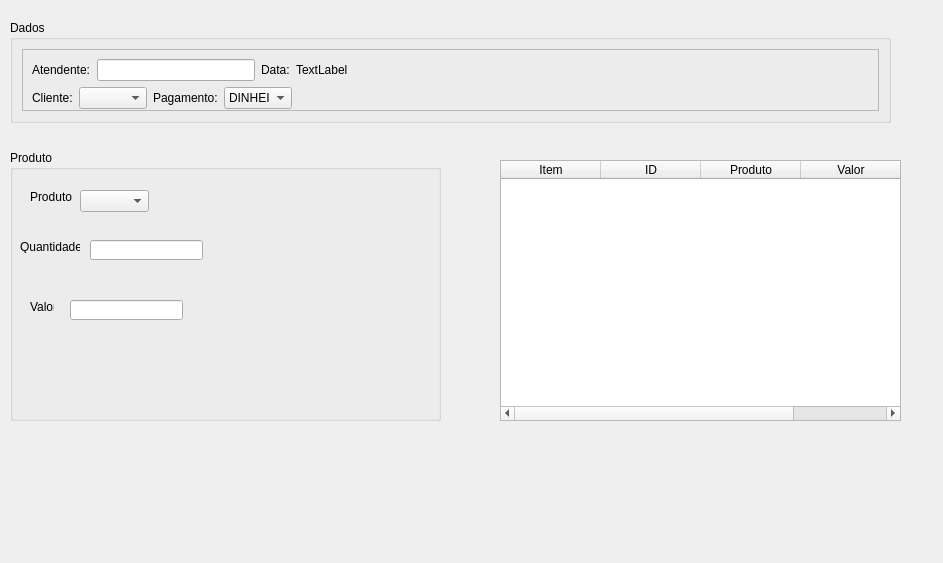
<?xml version="1.0" encoding="UTF-8"?>
<ui version="4.0">
 <class>Form</class>
 <widget class="QWidget" name="Form">
  <property name="geometry">
   <rect>
    <x>0</x>
    <y>0</y>
    <width>943</width>
    <height>563</height>
   </rect>
  </property>
  <property name="windowTitle">
   <string>Form</string>
  </property>
  <widget class="QGroupBox" name="groupBox">
   <property name="geometry">
    <rect>
     <x>10</x>
     <y>20</y>
     <width>881</width>
     <height>103</height>
    </rect>
   </property>
   <property name="title">
    <string>Dados</string>
   </property>
   <layout class="QVBoxLayout" name="verticalLayout_2">
    <item>
     <widget class="QFrame" name="frame">
      <property name="frameShape">
       <enum>QFrame::StyledPanel</enum>
      </property>
      <property name="frameShadow">
       <enum>QFrame::Raised</enum>
      </property>
      <widget class="QWidget" name="">
       <property name="geometry">
        <rect>
         <x>10</x>
         <y>10</y>
         <width>316</width>
         <height>22</height>
        </rect>
       </property>
       <layout class="QHBoxLayout" name="horizontalLayout">
        <item>
         <widget class="QLabel" name="label_3">
          <property name="text">
           <string>Atendente:</string>
          </property>
         </widget>
        </item>
        <item>
         <widget class="QLineEdit" name="fun_atual_v">
          <property name="readOnly">
           <bool>true</bool>
          </property>
         </widget>
        </item>
        <item>
         <widget class="QLabel" name="label_4">
          <property name="sizePolicy">
           <sizepolicy hsizetype="Fixed" vsizetype="Preferred">
            <horstretch>0</horstretch>
            <verstretch>0</verstretch>
           </sizepolicy>
          </property>
          <property name="text">
           <string>Data:</string>
          </property>
         </widget>
        </item>
        <item>
         <widget class="QLabel" name="label_date">
          <property name="text">
           <string>TextLabel</string>
          </property>
         </widget>
        </item>
       </layout>
      </widget>
      <widget class="QWidget" name="">
       <property name="geometry">
        <rect>
         <x>10</x>
         <y>38</y>
         <width>260</width>
         <height>22</height>
        </rect>
       </property>
       <layout class="QHBoxLayout" name="horizontalLayout_2">
        <item>
         <widget class="QLabel" name="label_2">
          <property name="text">
           <string>Cliente:</string>
          </property>
         </widget>
        </item>
        <item>
         <widget class="QComboBox" name="cliente_comboBox"/>
        </item>
        <item>
         <widget class="QLabel" name="label">
          <property name="text">
           <string>Pagamento:</string>
          </property>
         </widget>
        </item>
        <item>
         <widget class="QComboBox" name="pag_comboBox">
          <item>
           <property name="text">
            <string>DINHEIRO</string>
           </property>
          </item>
          <item>
           <property name="text">
            <string>CARTÃO</string>
           </property>
          </item>
         </widget>
        </item>
       </layout>
      </widget>
     </widget>
    </item>
   </layout>
  </widget>
  <widget class="QTableWidget" name="table_item">
   <property name="geometry">
    <rect>
     <x>500</x>
     <y>160</y>
     <width>401</width>
     <height>261</height>
    </rect>
   </property>
   <column>
    <property name="text">
     <string>Item</string>
    </property>
   </column>
   <column>
    <property name="text">
     <string>ID</string>
    </property>
   </column>
   <column>
    <property name="text">
     <string>Produto</string>
    </property>
   </column>
   <column>
    <property name="text">
     <string>Valor</string>
    </property>
   </column>
  </widget>
  <widget class="QGroupBox" name="groupBox_2">
   <property name="geometry">
    <rect>
     <x>10</x>
     <y>150</y>
     <width>431</width>
     <height>271</height>
    </rect>
   </property>
   <property name="title">
    <string>Produto</string>
   </property>
   <widget class="QLabel" name="label_5">
    <property name="geometry">
     <rect>
      <x>20</x>
      <y>40</y>
      <width>42</width>
      <height>13</height>
     </rect>
    </property>
    <property name="text">
     <string>Produto:</string>
    </property>
   </widget>
   <widget class="QComboBox" name="comboBox">
    <property name="geometry">
     <rect>
      <x>70</x>
      <y>40</y>
      <width>69</width>
      <height>22</height>
     </rect>
    </property>
   </widget>
   <widget class="QLineEdit" name="lineEdit">
    <property name="geometry">
     <rect>
      <x>80</x>
      <y>90</y>
      <width>113</width>
      <height>20</height>
     </rect>
    </property>
   </widget>
   <widget class="QLabel" name="label_6">
    <property name="geometry">
     <rect>
      <x>10</x>
      <y>90</y>
      <width>60</width>
      <height>13</height>
     </rect>
    </property>
    <property name="text">
     <string>Quantidade:</string>
    </property>
   </widget>
   <widget class="QLabel" name="label_7">
    <property name="geometry">
     <rect>
      <x>20</x>
      <y>150</y>
      <width>24</width>
      <height>13</height>
     </rect>
    </property>
    <property name="text">
     <string>Valor:</string>
    </property>
   </widget>
   <widget class="QLineEdit" name="lineEdit_2">
    <property name="geometry">
     <rect>
      <x>60</x>
      <y>150</y>
      <width>113</width>
      <height>20</height>
     </rect>
    </property>
   </widget>
  </widget>
 </widget>
 <resources/>
 <connections/>
</ui>
